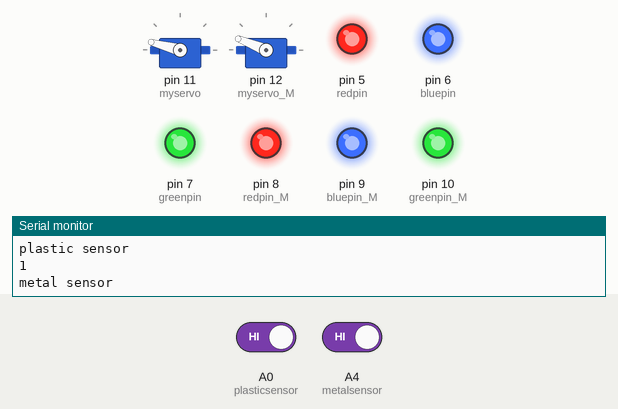
This sketch was run on a simulated Arduino Nano, built with avr-gcc and run on an emulated ATmega328P. On the bench: 2 × servo, output pins drawn as LEDs (lit = HIGH), the last lines printed to the serial monitor. Inputs (shaded band) come from the test bench; at power-on: A0 (plasticsensor) HIGH, A4 (metalsensor) HIGH.

Above: at 1.2 s.
1.3 s: A0 (plasticsensor) driven LOW and A4 (metalsensor) driven LOW
At 2.5 s:
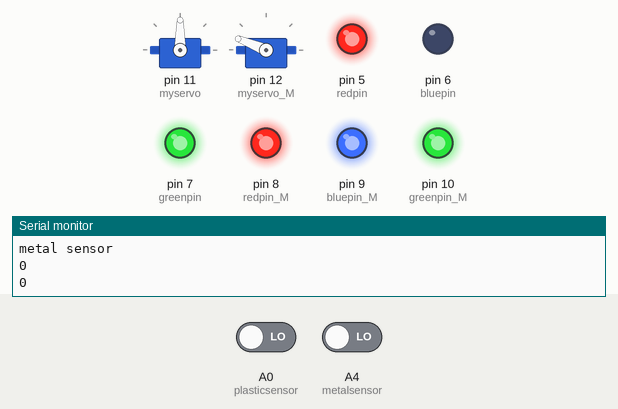
4.3 s: A0 (plasticsensor) driven HIGH
At 7.1 s:
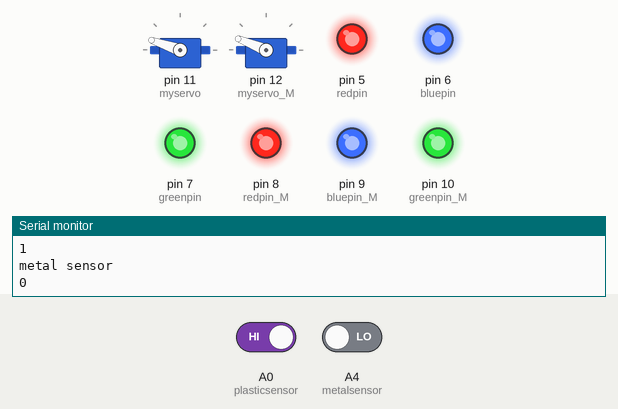
7.3 s: A0 (plasticsensor) driven LOW
At 10.01 s:
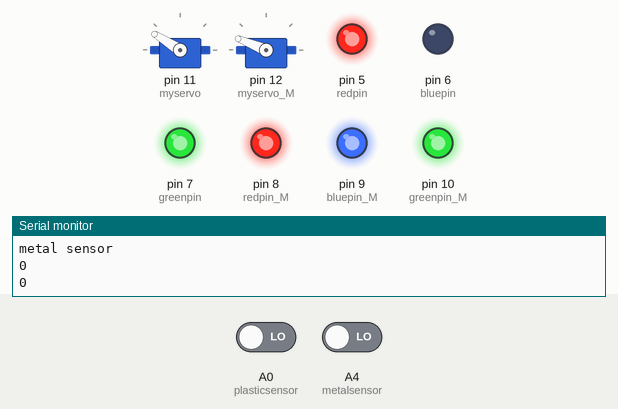
10.3 s: A4 (metalsensor) driven HIGH
At 13.1 s:
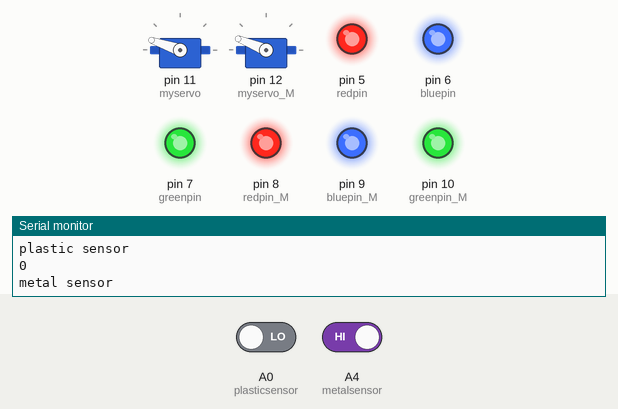
13.3 s: A4 (metalsensor) driven LOW
At 14.7 s:
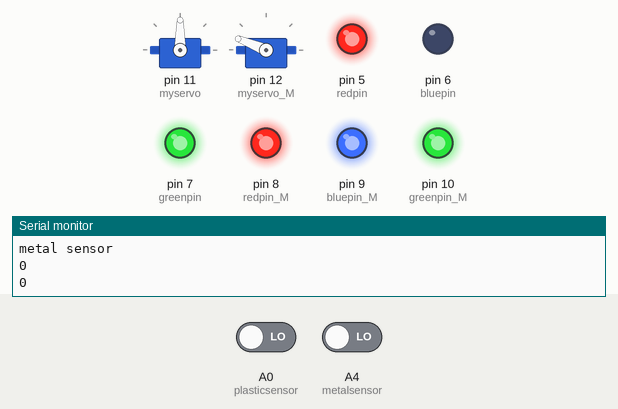
16.3 s: A0 (plasticsensor) driven HIGH and A4 (metalsensor) driven HIGH
At 19.8 s:
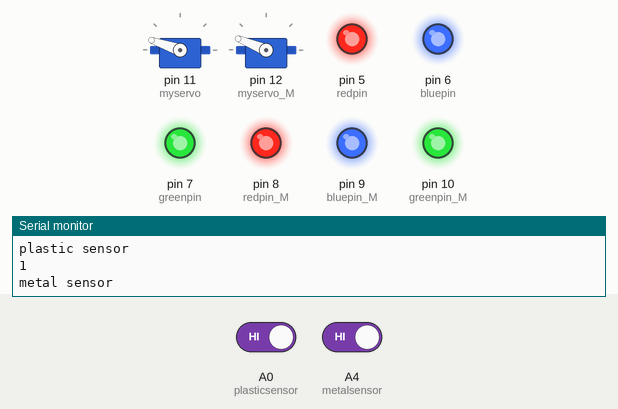
Timing chart, 0 to 20.3 s (numbered marks = the images above; inputs shaded):
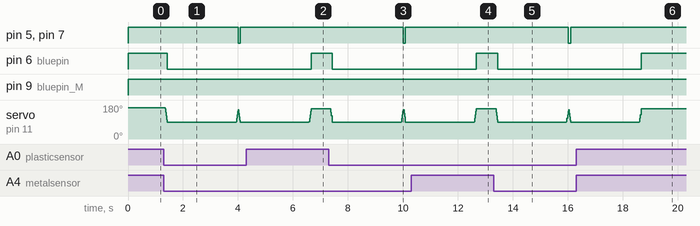

The sketch:

trashcanarduinocode.ino
```cpp
#include <Servo.h>
#define redpin 5
#define bluepin 6
#define greenpin 7
#define redpin_M 8
#define bluepin_M 9
#define greenpin_M 10
int plasticsensor=A0;
int anothersensor=A2;
int metalsensor=A4;
int metalsensor_M=A6;


Servo myservo; // create servo object to control a servo
Servo myservo_M; // create servo object to control a servo
// twelve servo objects can be created on most boards


int pos = 165; // variable to store the servo position
int pos_M = 158; // variable to store the servo position


void setup() {
myservo.attach(11); // attaches the servo on pin 9 to the servo object
myservo_M.attach(12); // attaches the servo on pin 9 to the servo object
pinMode(redpin,OUTPUT);
pinMode(bluepin,OUTPUT);
pinMode(greenpin,OUTPUT);
//metal sensor
pinMode(redpin_M,OUTPUT);
pinMode(bluepin_M,OUTPUT);
pinMode(greenpin_M,OUTPUT);

pinMode(plasticsensor,INPUT_PULLUP);
pinMode(metalsensor,INPUT_PULLUP);
pinMode(anothersensor,INPUT_PULLUP);
pinMode(metalsensor_M,INPUT_PULLUP);
Serial.begin(9600);
analogWrite(redpin,255);
analogWrite(bluepin,0255);
analogWrite(greenpin,255);
analogWrite(redpin_M,255);
analogWrite(bluepin_M,0255);
analogWrite(greenpin_M,255);


}


void loop() {


int sensor_read=digitalRead(plasticsensor);
int sensor_read_m=digitalRead(metalsensor);
int sensor_read_mm=digitalRead(metalsensor_M);
Serial.println("plastic sensor");
Serial.println(sensor_read);
Serial.println("metal sensor");
Serial.println(sensor_read_m);
Serial.println(sensor_read_mm);


//Plastic bin
if((sensor_read==0)&&(sensor_read_m!=1)){
for (pos = 160; pos >= 90; pos -= 1) { // goes from 0 degrees to 180 degrees
// in steps of 1 degree
myservo.write(pos); // tell servo to go to position in variable 'pos'
delay(1); // waits 15ms for the servo to reach the position
}
analogWrite(redpin,255);
analogWrite(bluepin,0);
analogWrite(greenpin,255);
delay(2500);
for (pos = 90; pos <= 160; pos += 1) { // goes from 180 degrees to 0 degrees
myservo.write(pos); // tell servo to go to position in variable 'pos'
delay(1); // waits 15ms for the servo to reach the position

}
analogWrite(redpin,0);
analogWrite(bluepin,0);
analogWrite(greenpin,0);


}


else{
// goes from 180 degrees to 0 degrees
myservo.write(pos); // tell servo to go to position in variable 'pos'
// waits 15ms for the servo to reach the position


analogWrite(redpin,255);
analogWrite(bluepin,255);
analogWrite(greenpin,255);

}


//metal sensor


if(sensor_read_mm==1){
for (pos_M = 160; pos_M >= 90; pos_M -= 1) { // goes from 0 degrees to 180 degrees
// in steps of 1 degree
myservo_M.write(pos_M); // tell servo to go to position in variable 'pos'
delay(1); // waits 15ms for the servo to reach the position
}
analogWrite(redpin_M,255);
analogWrite(bluepin_M,0);
analogWrite(greenpin_M,255);
delay(2500);
for (pos_M = 90; pos_M <= 160; pos_M += 1) { // goes from 180 degrees to 0 degrees
myservo_M.write(pos_M); // tell servo to go to position in variable 'pos'
delay(1); // waits 15ms for the servo to reach the position

}
analogWrite(redpin_M,0);
analogWrite(bluepin_M,0);
analogWrite(greenpin_M,0);


}


else{
// goes from 180 degrees to 0 degrees
myservo_M.write(pos_M); // tell servo to go to position in variable 'pos'
// waits 15ms for the servo to reach the position


analogWrite(redpin_M,255);
analogWrite(bluepin_M,255);
analogWrite(greenpin_M,255);

}


}
```

Measured:
- after the input at 1.3 s, pin 5 (redpin), pin 7 (greenpin): HIGH → LOW after 2.7 s, → HIGH 0.08 s later; pin 6 (bluepin): HIGH → LOW after 0.13 s
- after the input at 4.3 s, pin 5 (redpin), pin 7 (greenpin): stays HIGH (without the input it goes to LOW after 2.4 s); pin 6 (bluepin): LOW → HIGH after 2.4 s
- after the input at 7.3 s, pin 5 (redpin), pin 7 (greenpin): HIGH → LOW after 2.7 s, → HIGH 0.08 s later; pin 6 (bluepin): HIGH → LOW after 0.14 s
- after the input at 10.3 s, pin 5 (redpin), pin 7 (greenpin): stays HIGH (without the input it goes to LOW after 2.4 s); pin 6 (bluepin): LOW → HIGH after 2.4 s
- after the input at 13.3 s, pin 5 (redpin), pin 7 (greenpin): HIGH → LOW after 2.7 s, → HIGH 0.08 s later; pin 6 (bluepin): HIGH → LOW after 0.15 s
- after the input at 16.3 s, pin 5 (redpin), pin 7 (greenpin): stays HIGH (without the input it goes to LOW after 2.4 s); pin 6 (bluepin): LOW → HIGH after 2.4 s
